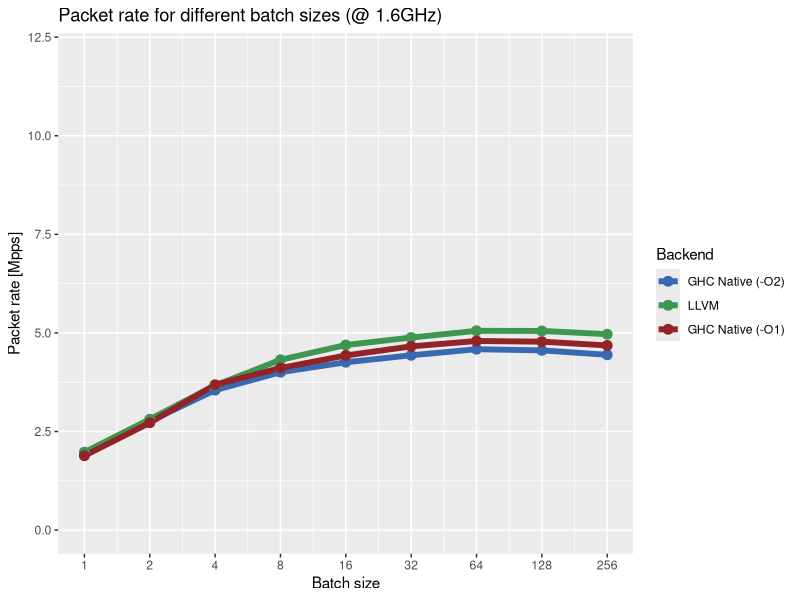

Write R code to recreate this figure.
library(readr)
library(ggplot2)
library(reshape2)

dataAsm <- read.csv("./asm/raw-batch-16.csv", header=FALSE)
dataLlvm <- read.csv("./llvm/raw-batch-16.csv", header=FALSE)
dataAsmLess <- read.csv("./asm-less-opt/raw-batch-16.csv", header=FALSE)
data <- merge(dataAsm, dataLlvm, by="V1")
data <- merge(data, dataAsmLess, by="V1")
data$V2.x <- data$V2.x * 2
data$V2.y <- data$V2.y * 2
data$V2 <- data$V2 * 2

b <- c(1,2,4,8,16,32,64,128,256)

d <- melt(data, id.vars=c("V1"))

png("hs-batch-16.png")
p <- ggplot(d) + geom_line(aes(x=V1, y=value, color=variable), size=2) + scale_x_continuous(trans="log2", breaks = b, labels = b) +
    xlab("Batch size") + ylab("Packet rate [Mpps]") + ggtitle("Packet rate for different batch sizes (@ 1.6GHz)") +
    scale_y_continuous(limits=c(0, 12)) + scale_colour_manual(name="Backend", labels=c("GHC Native (-O2)", "LLVM", "GHC Native (-O1)"), values=c("#396ab1", "#3e9651", "#922428")) + 
    geom_point(aes(x=V1, y=value, color=variable), size=3)
print(p)
